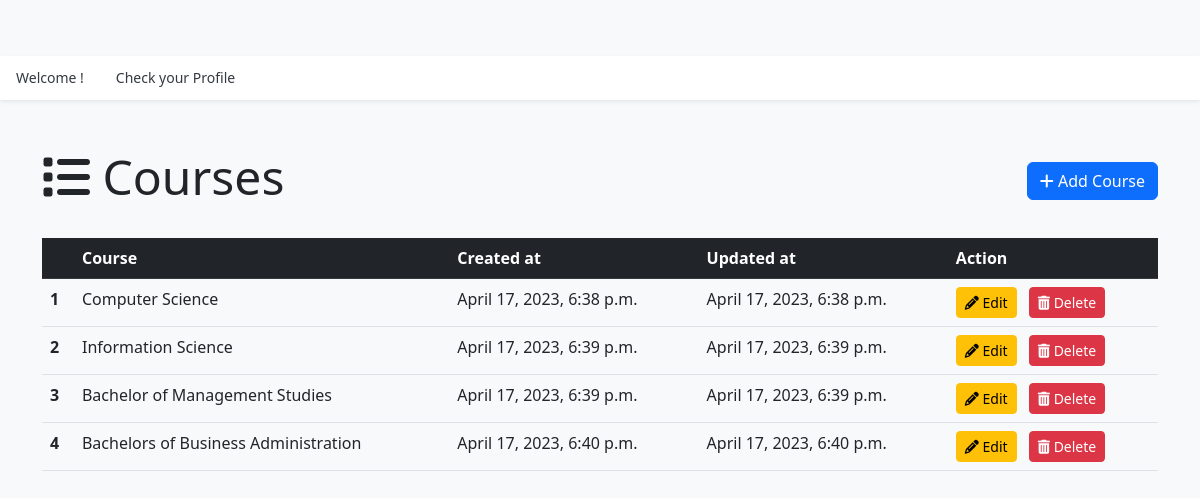
Before: /hod/course/ (signed in) with the older database file.
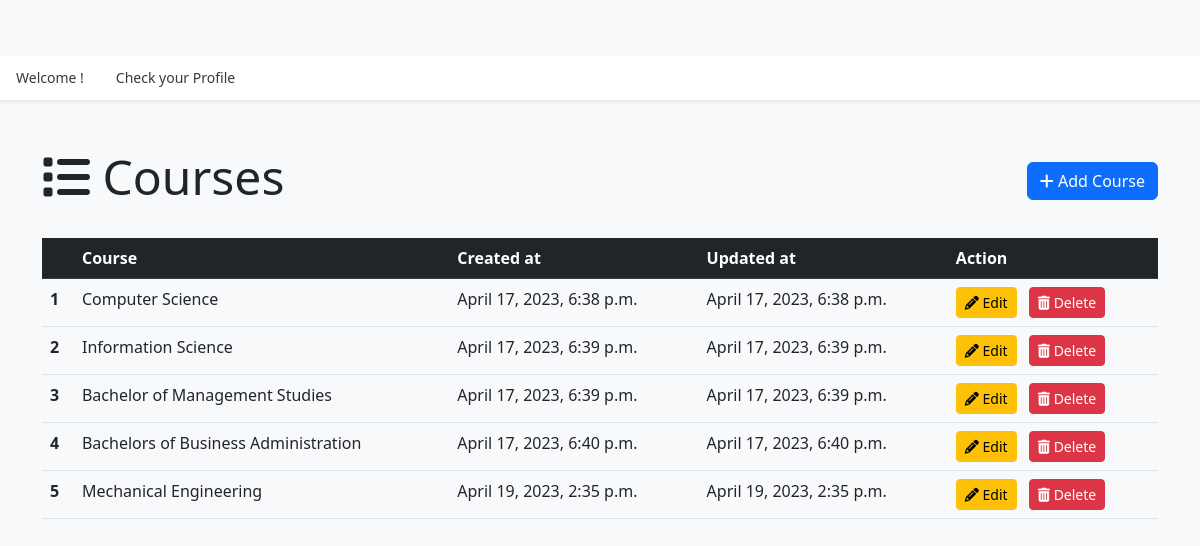
After: the same page with the newer database file.
### app_hod/models.py (models this page shows, shortened)
class Course(models.Model):
    name = models.CharField(max_length=100)
    created_at = models.DateTimeField(auto_now_add=True)
    updated_at = models.DateTimeField(auto_now=True)

### app_hod/views.py (the view)
# urls.py: path('course/', views.course_index, name='list-course'),
@login_required(login_url='/login/')
def course_index(request):
    course = Course.objects.all()
    context = {"data": course}
    return render(request,'hod/course_index.html', context)

### templates/hod/course_index.html (shortened to what this page needs)
{% extends "layouts/master.html" %}
{% block content %}
<div class="container my-5">
    <div class="d-flex justify-content-between align-items-center">
        <h1 class="display-5 mb-2"><i class="fas fa-list"></i> Courses</h1>
        <a href="{% url 'add-course' %}" class="btn btn-primary"><i class="fas fa-plus"></i> Add Course</a>
    </div>
    <table class="table mt-4">
        <thead class="table-dark">
            <tr>
                <th scope="col"></th>
                <th scope="col">Course</th>
                <th scope="col">Created at</th>
                <th scope="col">Updated at</th>
                <th scope="col">Action</th>
            </tr>
        </thead>
        <tbody>
            {% for courses in data %}
            <tr>
                <th scope="row">{{ forloop.counter }}</th>
                <td>{{ courses.name }}</td>
                <td>{{ courses.created_at }}</td>
                <td>{{ courses.updated_at }}</td>
                <td>
                    <a href="{% url 'edit-course' courses.id %}" class="btn btn-sm btn-warning me-2"><i class="fas fa-pencil-alt"></i> Edit</a>
                    <a href="{% url 'delete-course' courses.id %}" class="btn btn-sm btn-danger"><i class="fas fa-trash-alt"></i> Delete</a>
                </td>
            </tr>
            {% endfor %}
        </tbody>
    </table>
</div>
{% endblock %}

Changed rows visible on the page:
added Course: name "Mechanical Engineering", created_at "April 19, 2023, 2:35 p.m.", updated_at "April 19, 2023, 2:35 p.m."
